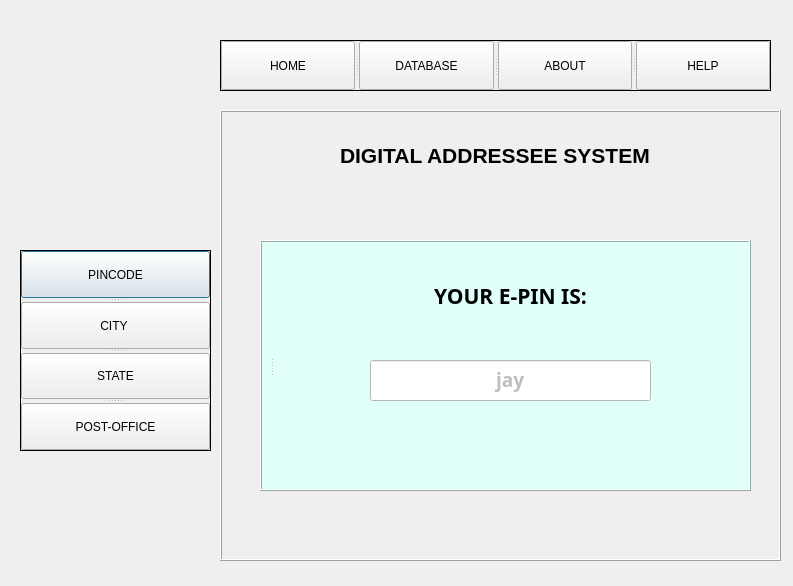
<?xml version="1.0" encoding="UTF-8"?>
<ui version="4.0">
 <class>Dialog</class>
 <widget class="QDialog" name="Dialog">
  <property name="geometry">
   <rect>
    <x>0</x>
    <y>0</y>
    <width>793</width>
    <height>586</height>
   </rect>
  </property>
  <property name="windowTitle">
   <string>Dialog</string>
  </property>
  <widget class="QFrame" name="frame">
   <property name="geometry">
    <rect>
     <x>220</x>
     <y>110</y>
     <width>561</width>
     <height>451</height>
    </rect>
   </property>
   <property name="autoFillBackground">
    <bool>true</bool>
   </property>
   <property name="frameShape">
    <enum>QFrame::Box</enum>
   </property>
   <property name="frameShadow">
    <enum>QFrame::Raised</enum>
   </property>
   <widget class="QLabel" name="label_2">
    <property name="geometry">
     <rect>
      <x>120</x>
      <y>30</y>
      <width>321</width>
      <height>31</height>
     </rect>
    </property>
    <property name="font">
     <font>
      <pointsize>16</pointsize>
      <weight>75</weight>
      <bold>true</bold>
     </font>
    </property>
    <property name="text">
     <string>DIGITAL ADDRESSEE SYSTEM</string>
    </property>
   </widget>
   <widget class="QFrame" name="frame_2">
    <property name="geometry">
     <rect>
      <x>40</x>
      <y>130</y>
      <width>491</width>
      <height>251</height>
     </rect>
    </property>
    <property name="styleSheet">
     <string notr="true">
background-color: rgb(224, 255, 249);</string>
    </property>
    <property name="frameShape">
     <enum>QFrame::Box</enum>
    </property>
    <property name="frameShadow">
     <enum>QFrame::Raised</enum>
    </property>
    <widget class="QSplitter" name="splitter_5">
     <property name="geometry">
      <rect>
       <x>10</x>
       <y>10</y>
       <width>5</width>
       <height>231</height>
      </rect>
     </property>
     <property name="orientation">
      <enum>Qt::Horizontal</enum>
     </property>
     <widget class="QSplitter" name="splitter_3">
      <property name="orientation">
       <enum>Qt::Vertical</enum>
      </property>
     </widget>
     <widget class="QSplitter" name="splitter_4">
      <property name="orientation">
       <enum>Qt::Vertical</enum>
      </property>
     </widget>
    </widget>
    <widget class="QLabel" name="label">
     <property name="geometry">
      <rect>
       <x>120</x>
       <y>30</y>
       <width>261</width>
       <height>51</height>
      </rect>
     </property>
     <property name="font">
      <font>
       <family>Miriam Libre</family>
       <pointsize>16</pointsize>
       <weight>75</weight>
       <bold>true</bold>
      </font>
     </property>
     <property name="styleSheet">
      <string notr="true"/>
     </property>
     <property name="frameShape">
      <enum>QFrame::NoFrame</enum>
     </property>
     <property name="text">
      <string>YOUR E-PIN IS:</string>
     </property>
     <property name="alignment">
      <set>Qt::AlignCenter</set>
     </property>
    </widget>
    <widget class="QLineEdit" name="address">
     <property name="enabled">
      <bool>false</bool>
     </property>
     <property name="geometry">
      <rect>
       <x>110</x>
       <y>120</y>
       <width>281</width>
       <height>41</height>
      </rect>
     </property>
     <property name="font">
      <font>
       <family>Noto Kufi Arabic</family>
       <pointsize>14</pointsize>
       <weight>75</weight>
       <bold>true</bold>
      </font>
     </property>
     <property name="styleSheet">
      <string notr="true">background-color: rgb(255, 255, 255);</string>
     </property>
     <property name="text">
      <string>jay</string>
     </property>
     <property name="alignment">
      <set>Qt::AlignCenter</set>
     </property>
    </widget>
   </widget>
  </widget>
  <widget class="QSplitter" name="splitter">
   <property name="geometry">
    <rect>
     <x>20</x>
     <y>250</y>
     <width>191</width>
     <height>201</height>
    </rect>
   </property>
   <property name="autoFillBackground">
    <bool>true</bool>
   </property>
   <property name="frameShape">
    <enum>QFrame::Box</enum>
   </property>
   <property name="orientation">
    <enum>Qt::Vertical</enum>
   </property>
   <widget class="QPushButton" name="pincode">
    <property name="text">
     <string>PINCODE</string>
    </property>
   </widget>
   <widget class="QPushButton" name="city">
    <property name="text">
     <string>CITY </string>
    </property>
   </widget>
   <widget class="QPushButton" name="state">
    <property name="text">
     <string>STATE</string>
    </property>
   </widget>
   <widget class="QPushButton" name="postoffice">
    <property name="text">
     <string>POST-OFFICE</string>
    </property>
   </widget>
  </widget>
  <widget class="QSplitter" name="splitter_2">
   <property name="geometry">
    <rect>
     <x>220</x>
     <y>40</y>
     <width>551</width>
     <height>51</height>
    </rect>
   </property>
   <property name="autoFillBackground">
    <bool>true</bool>
   </property>
   <property name="frameShape">
    <enum>QFrame::Box</enum>
   </property>
   <property name="orientation">
    <enum>Qt::Horizontal</enum>
   </property>
   <widget class="QPushButton" name="home">
    <property name="text">
     <string>HOME</string>
    </property>
   </widget>
   <widget class="QPushButton" name="database">
    <property name="text">
     <string>DATABASE</string>
    </property>
   </widget>
   <widget class="QPushButton" name="about">
    <property name="text">
     <string>ABOUT</string>
    </property>
   </widget>
   <widget class="QPushButton" name="help">
    <property name="text">
     <string>HELP</string>
    </property>
   </widget>
  </widget>
  <widget class="QLabel" name="logo">
   <property name="geometry">
    <rect>
     <x>10</x>
     <y>10</y>
     <width>201</width>
     <height>181</height>
    </rect>
   </property>
   <property name="autoFillBackground">
    <bool>false</bool>
   </property>
   <property name="frameShape">
    <enum>QFrame::NoFrame</enum>
   </property>
   <property name="text">
    <string>&lt;html&gt;&lt;head/&gt;&lt;body&gt;&lt;p&gt;&lt;img src=&quot;:/newPrefix/LOG.png&quot;/&gt;&lt;/p&gt;&lt;/body&gt;&lt;/html&gt;</string>
   </property>
   <property name="scaledContents">
    <bool>true</bool>
   </property>
   <property name="alignment">
    <set>Qt::AlignBottom|Qt::AlignJustify</set>
   </property>
   <property name="wordWrap">
    <bool>true</bool>
   </property>
   <property name="margin">
    <number>1</number>
   </property>
   <property name="indent">
    <number>0</number>
   </property>
  </widget>
 </widget>
 <resources>
  <include location="../project/img.qrc"/>
 </resources>
 <connections/>
</ui>
